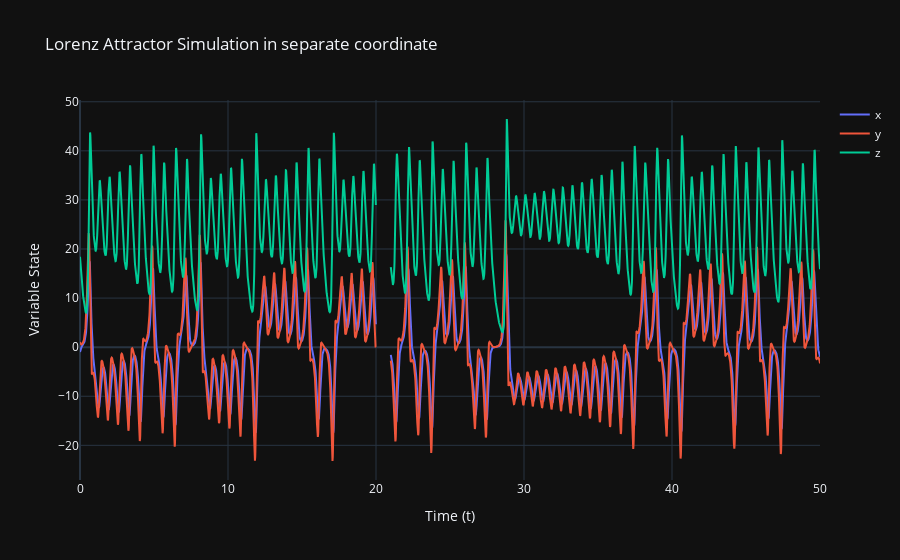

The cell this chart's notebook holds for it:
### Code cell
fig = go.Figure()
fig.add_trace(go.Scatter(x=t, y=x_gapped[:, 0],mode='lines', name="x"))
fig.add_trace(go.Scatter(x=t, y=x_gapped[:, 1],mode='lines', name="y"))
fig.add_trace(go.Scatter(x=t, y=x_gapped[:, 2],mode='lines', name="z"))

fig.update_layout(
    title="Lorenz Attractor Simulation in separate coordinate",
    xaxis_title="Time (t)",
    yaxis_title="Variable State",
)

fig.show()

### Figure 1 — Plotly figure (JSON) as saved in the notebook; plotly's stock layout.template omitted (floating-point values rounded to 4 significant figures; data arrays with more than 128 entries replaced by an {"elided": "..."} marker saying what was removed)
{"data": [{"mode": "lines", "name": "x", "type": "scatter", "x": {"elided": "5001 float values"}, "y": {"elided": "5001 float values"}}, {"mode": "lines", "name": "y", "type": "scatter", "x": {"elided": "5001 float values"}, "y": {"elided": "5001 float values"}}, {"mode": "lines", "name": "z", "type": "scatter", "x": {"elided": "5001 float values"}, "y": {"elided": "5001 float values"}}], "layout": {"autosize": true, "title": {"text": "Lorenz Attractor Simulation in separate coordinate"}, "xaxis": {"autorange": true, "range": [0, 50], "title": {"text": "Time (t)"}, "type": "linear"}, "yaxis": {"autorange": true, "range": [-27.06, 50.36], "title": {"text": "Variable State"}, "type": "linear"}}}
